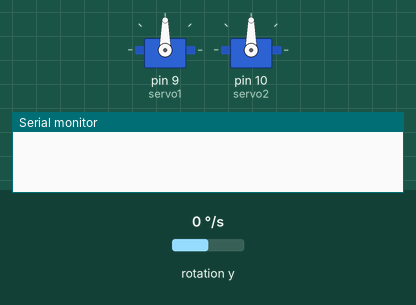
The sketch below on a simulated Arduino Uno, built with avr-gcc and run on an emulated ATmega328P. Parts: 2 × servo, the last lines printed to the serial monitor. The test bench sets the inputs (shaded band); at power-on: rotation y 0 °/s.

Above: at 1.2 s.
1.3 s: rotation y set to -192 °/s
At 2.5 s:
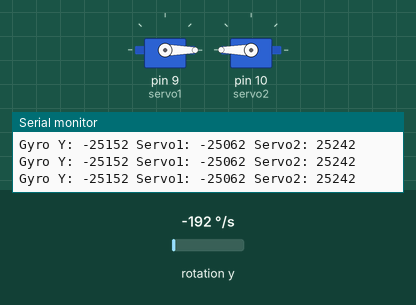
2.8 s: rotation y set to -1 °/s
4.3 s: rotation y set to 2 °/s
At 4.9 s:
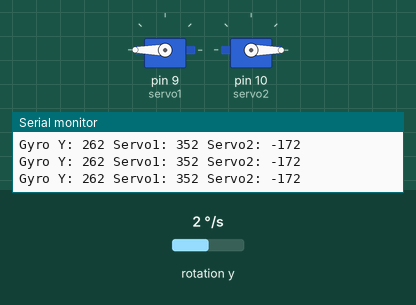
5.8 s: rotation y set to 14 °/s
At 6.6 s:
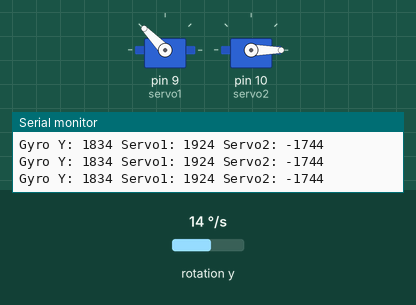
7.3 s: rotation y set to 6 °/s
At 8.5 s:
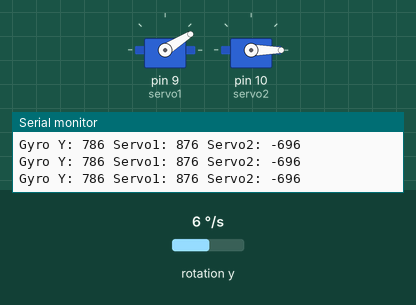
8.8 s: rotation y set to -100 °/s
At 10.2 s:
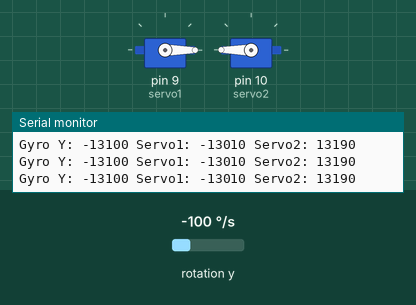
Timing chart, 0 to 11.3 s (numbered marks = the images above; inputs shaded):
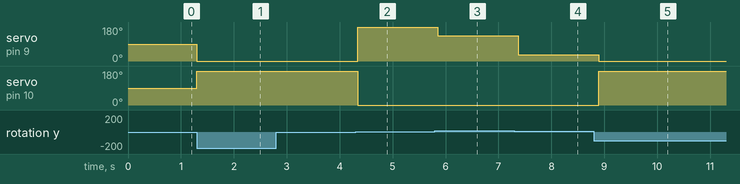

Measured:
- the behaviour switches between 0 and 1 °/s on rotation y (found by bisection; images 1 and 2)
- after the input at 1.3 s, servo on pin 9 (servo1): 90° → 0° at once; servo on pin 10 (servo2): 90° → 180° at once
- after the input at 4.3 s, servo on pin 9 (servo1): 0° → 180° at once; servo on pin 10 (servo2): 180° → 0° at once
- after the input at 5.8 s, servo on pin 9 (servo1): 180° → 134° after 0.06 s
- after the input at 7.3 s, servo on pin 9 (servo1): 134° → 32° after 0.08 s
- after the input at 8.8 s, servo on pin 9 (servo1): 32° → 0° after 0.09 s; servo on pin 10 (servo2): 0° → 180° after 0.09 s

The sketch:

sketch_aug21a.ino
```cpp
#include <Wire.h>
#include <Servo.h>
#include <MPU6050.h>

MPU6050 mpu;
Servo servo1;
Servo servo2;

int gyroThreshold = 10;

void setup() {
  Wire.begin();
  servo1.attach(9);
  servo2.attach(10);

  mpu.initialize();

  Serial.begin(9600);
}

void loop() {
  int16_t gyroY = mpu.getRotationY();

  if (abs(gyroY) > gyroThreshold) {
    int servo1Position = map(gyroY, -90, 90, 0, 180);
    int servo2Position = map(gyroY, -90, 90, 180, 0);

    servo1.write(servo1Position);
    servo2.write(servo2Position);

    Serial.print("Gyro Y: ");
    Serial.print(gyroY);
    Serial.print(" Servo1: ");
    Serial.print(servo1Position);
    Serial.print(" Servo2: ");
    Serial.println(servo2Position);
  }

  delay(100);
}
```
